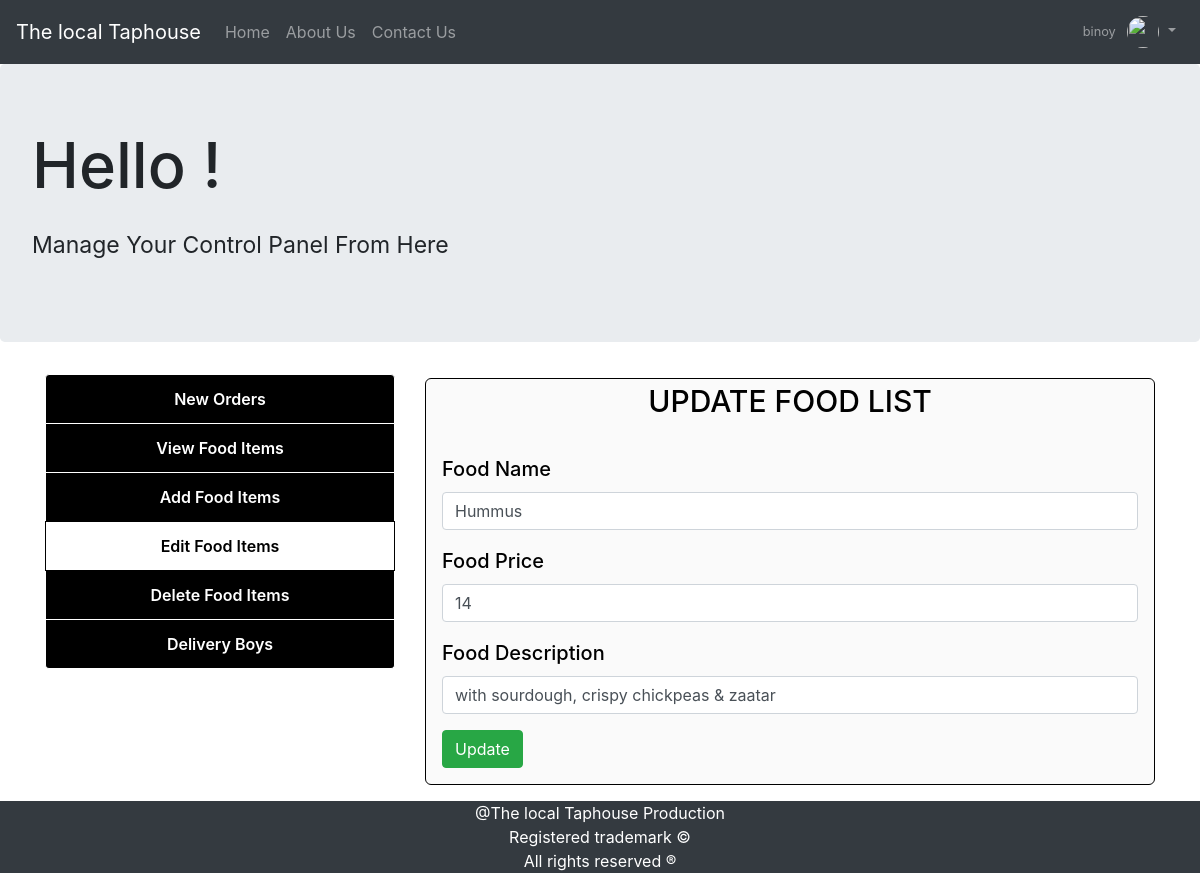
Screenshot of /mupdatefood.php?id=20 (signed in) with the database file from the repository.
### tables this page shows
CREATE TABLE `foodlist` (
  `fid` int(11) NOT NULL,
  `fname` varchar(30) NOT NULL,
  `fprice` varchar(15) NOT NULL,
  `fdescription` varchar(100) NOT NULL,
  `fimage` varchar(125) NOT NULL,
  `manager` varchar(45) NOT NULL,
  `foodstatus` varchar(30) NOT NULL,
  `frestaurents` varchar(50) NOT NULL
);

### mupdatefood.php (the view, shortened to what this page needs)
<?php
include "inc/dbh.inc.php";
?>
<!DOCTYPE html>
<html>
<head>
  <link rel="stylesheet" type="text/css" href="css/bootstrap.min.css">
  <link rel="stylesheet" type="text/css" href="css/main.css">
</head>
<body>
    <nav class="navbar navbar-expand-lg navbar-dark bg-dark">
  <a class="navbar-brand" href="index.php">The local Taphouse </a>
  <div class="collapse navbar-collapse" id="navbarSupportedContent">
    <ul class="navbar-nav mr-auto">
      <li class="nav-item">
        <a class="nav-link" href="index.php">Home</a>
      </li>
      <li class="nav-item">
        <a class="nav-link" href="aboutus.php">About Us</a>
      </li>
      <li class="nav-item">
        <a class="nav-link " href="#contact">Contact Us</a>
      </li>
    </ul>
    <ul class="navbar-nav ml-auto">
      <li class="nav-item dropdown no-arrow">
        <a class="nav-link dropdown-toggle" href="#" id="userDropdown" role="button" data-toggle="dropdown" aria-haspopup="true" aria-expanded="false">
          <span class="mr-2 d-none d-lg-inline text-gray-600 small">
            <?php echo $_SESSION['u_name']; ?>
          </span>
          <img class="img-profile rounded-circle" src="https://source.unsplash.com/QAB-WJcbgJk/60x60" style="height: 2rem; width: 2rem;">
        </a>
      </li>
    </ul>
  </div>
</nav>
<div class="jumbotron">
  <h1 style="font-size: 63px;">Hello <?php echo $_SESSION['rname']; ?>!</h1>
	<p class="pt-3" style="font-size: 23px;">Manage Your Control Panel From Here</p>
</div>
  <div class="container">
   	<div class="row">
   	  <div class="col-md-4 ">
            <div class="mylist list-group">
              <a href="liveorders.php" class="list-group-item">New Orders</a>
              <a href="mviewfood.php" class="list-group-item ">View Food Items</a>
              <a href="maddfood.php" class="list-group-item ">Add Food Items</a>
              <a href="meditfood.php" class="list-group-item active">Edit Food Items</a>
              <a href="mdeletefood.php" class="list-group-item ">Delete Food Items</a>
              <a href="deliveryboy.php" class="list-group-item ">Delivery Boys</a>
            </div>
      </div>
       <div class="col-md-8 pt-1 pb-3">
           <legend style="border: 1px solid black; border-radius: 6px; color: black; font-size: 20px; font-weight: 500; margin: 0 auto; background-color: #FAFAFA;" class="pl-3 pr-3 pb-3">
            <center style="text-transform: uppercase; font-size: 30px;">Update Food List</center>
            <br>
                <?php
               	 $foodid = $_GET['id'];
                 $sql = "select * from foodlist where fid='$foodid';";
                 $result = mysqli_query($con, $sql);
                 $resultcheck = mysqli_num_rows($result);
                 if ($resultcheck > 0) {
                 	while ($row = mysqli_fetch_assoc($result)) {
               	?>
               <form method="POST">
               	<div class="form-group">
                <label>Food Name</label>
                <input type="text" name="fname" autocomplete="off" placeholder="Food Name" class="form-control" value="<?php echo $row['fname']; ?>">
                </div>
                <div class="form-group">
                <label>Food Price</label>
                <input type="text" name="fprice" autocomplete="off" placeholder="Price" class="form-control" value="<?php echo $row['fprice']; ?>">
                </div>
                <div class="form-group">
                <label>Food Description</label>
                <input class="form-control" name="fdescription" placeholder="Description" value="<?php echo $row['fdescription']; ?>">
                </div>
                <?php } } ?>
                <button class="btn btn-success" name="submit">Update</button>
               </form>
           </legend>
     </div>
   </div>
  </div>
<?php
 include 'footer.php';
?>

### css/main.css (style rules this page uses)
html,body { height: 100%; width: 100%; }
.mylist a { text-align: center; text-decoration: none; background-color: black; color: white; border: 1px solid white; font-weight: 600; }
.list-group-item.active { background-color: white !important; color: black; border: 1px solid black; }

### rows the page displays
foodlist: fname "Hummus", fprice "14", fdescription "with sourdough, crispy chickpeas & zaatar"

### other values shown
$_SESSION['u_name'] "binoy"
